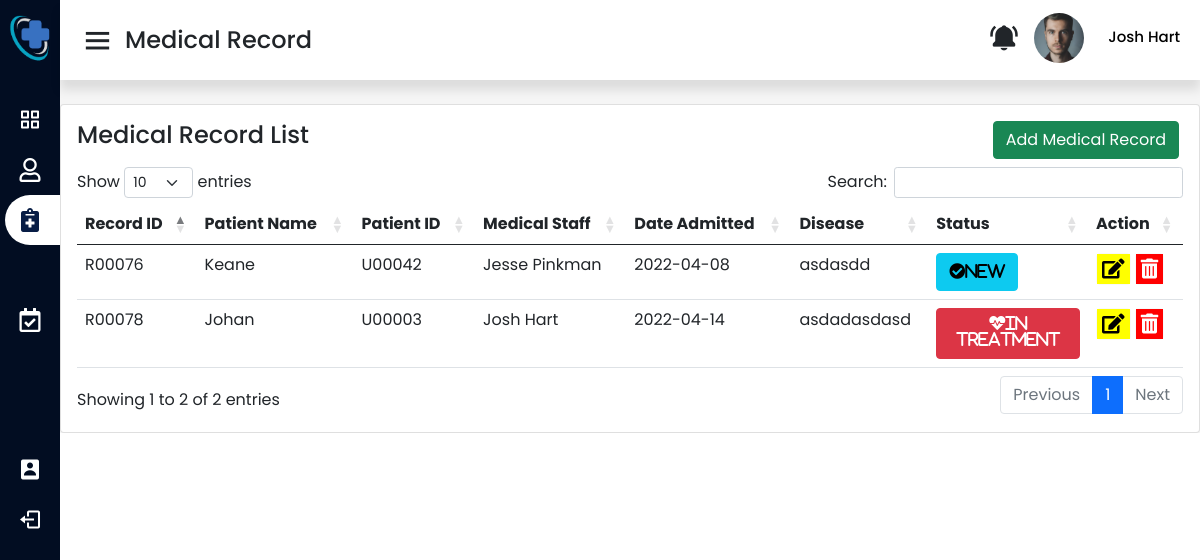
Page /staffMedrec.php (signed in) on the committed database.
### tables this page shows
CREATE TABLE `staff` (
  `staffPrefix` varchar(1) NOT NULL DEFAULT 'S',
  `staffId` int(5) UNSIGNED ZEROFILL NOT NULL,
  `staffName` varchar(50) NOT NULL,
  `staffEmail` varchar(50) NOT NULL,
  `staffPassword` varchar(50) NOT NULL,
  `staffPosition` varchar(50) NOT NULL,
  `staffDepartment` varchar(50) NOT NULL,
  `staffUsertype` varchar(50) NOT NULL DEFAULT 'staff',
  `staffPhone_number` varchar(50) NOT NULL,
  `staffGender` varchar(50) NOT NULL,
  `staffAddress` varchar(50) NOT NULL,
  `staffBirthdate` date NOT NULL,
  `staffImage_status` int(11) NOT NULL,
  `staffBiography` varchar(256) NOT NULL,
  `staffQualification` varchar(256) NOT NULL
);

CREATE TABLE `medrec` (
  `recPrefix` varchar(1) NOT NULL DEFAULT 'R',
  `recID` int(5) UNSIGNED ZEROFILL NOT NULL,
  `userID` int(5) UNSIGNED ZEROFILL NOT NULL,
  `staffID` int(5) UNSIGNED ZEROFILL NOT NULL,
  `recDate` date NOT NULL,
  `recDisease` varchar(100) NOT NULL,
  `recStatus` varchar(100) NOT NULL
);

CREATE TABLE `user` (
  `userPrefix` varchar(10) NOT NULL DEFAULT 'U',
  `userId` int(5) UNSIGNED ZEROFILL NOT NULL,
  `userName` varchar(50) NOT NULL,
  `userEmail` varchar(50) NOT NULL,
  `userPassword` varchar(50) NOT NULL,
  `usertype` varchar(50) NOT NULL DEFAULT 'user',
  `userDate_created` date NOT NULL DEFAULT current_timestamp(),
  `userPhone_number` varchar(50) NOT NULL,
  `userGender` varchar(50) NOT NULL,
  `userBirthdate` date NOT NULL,
  `userAddress` varchar(50) NOT NULL,
  `userImage_status` int(11) NOT NULL
);

### staffMedrec.php (the view, shortened to what this page needs)
<?php
include 'connection.php';
?>
<!DOCTYPE html>
<head>
  <?php include('asset/includes/cssCDN.php'); ?>
  <link rel="stylesheet" href="asset/css/staffstyle.css">
  <link rel="stylesheet" href="asset/css/navbar.css">
</head>
<body>
  <?php $page = 'staffMedrec';
  include('asset/includes/staffSideBar.php'); ?>
  <section class="home-section ">
    <nav>
      <div class="sidebar-button">
        <i class='bx bx-menu sidebarBtn'></i>
        <span class="dashboard">Medical Record</span>
      </div>
      <div class="right-nav">
        <div class="right noti-bell my-auto">
          <i class='bx bxs-bell-ring'></i>
        </div>
        <div class="profile dropdown">
          <div>
            <?php
            $currentUser = $_SESSION['staffId'];
            $sql = "SELECT * FROM staff WHERE staffId ='$currentUser'";
            $result = mysqli_query($data, $sql);
            if ($result) {
              while ($row = mysqli_fetch_assoc($result)) {
                $prefix = $row['staffPrefix'];
                $id = $row['staffId'];
                $imageStatus = $row['staffImage_status'];
                if ($imageStatus == 1) {
                  echo "<img src='upload/profile" . $prefix . $id . ".jpg'>";
                } else {
                  echo "<img src='asset/image/short-emp.jpg'>";
                }
              }
            }
            ?>
            <?php
            $currentUser = $_SESSION['staffId'];
            $sql = "SELECT * FROM staff WHERE staffId ='$currentUser'";
            $result = mysqli_query($data, $sql);
            if ($result) {
              while ($row = mysqli_fetch_assoc($result)) {
                $staffName = $row['staffName'];
            ?>
                <span class="profile_name"><?php echo $staffName ?></span>
            <?php }
            } ?>
          </div>
        </div>
      </div>
    </nav>
    <div class="home-content">
      <div class="col-lg-12 grid-margin stretch-card">
        <div class="card">
          <div class="card-body">
            <div class="row mb-2">
              <div class="col-lg-5">
                <h4 class="card-title">Medical Record List</h4>
              </div>
              <div class="col-lg-7">
                <div class="d-flex flex-row-reverse">
                  <div class="mx-1">
                    <button type="button" class="btn btn-success float-right" data-bs-toggle="modal" data-bs-target="#addData">
                      Add Medical Record
                    </button>
                  </div>
                </div>
              </div>
            </div>
            <div class="table-responsive table-medRec">
              <table class="table table-hover table-condensed" id="dataTableID" style="width:100%">
                <thead>
                  <tr>
                    <th>Record ID</th>
                    <th> Patient Name </th>
                    <th> Patient ID </th>
                    <th>Medical Staff</th>
                    <th> Date Admitted</th>
                    <th> Disease </th>
                    <th> Status </th>
                    <th> Action </th>
                  </tr>
                </thead>
                <tbody>
                  <?php
                  $viewSql = "SELECT * FROM `medrec` INNER JOIN  `user` ON  medrec.userID = user.userId
                  INNER JOIN `staff`  ON  medrec.staffID=staff.staffId";
                  $result = mysqli_query($data, $viewSql);
                  while ($row = mysqli_fetch_assoc($result)) {
                    $rpre = $row['recPrefix'];
                    $rid = $row['recID'];
                    $uid = $row['userID'];
                    $name = $row['userName'];
                    $upre = $row['userPrefix'];
                    $sname = $row['staffName'];
                    $dis = $row['recDisease'];
                    $date = $row['recDate'];
                    $status = $row['recStatus'];
                    if ($status == "New") {
                      $color = "btn-info";
                      $logo = "fa-check-circle";
                    } else if ($status == "In Treatment") {
                      $color = "btn-danger";
                      $logo = "fa-heartbeat";
                    } else if ($status == "Recovered") {
                      $color = "btn-success";
                      $logo = "fa-check-circle";
                    }
                  ?>
                    <tr>
                      <td><?php echo $rpre . "" . $rid; ?></td>
                      <td><?php echo $name; ?></td>
                      <td><?php echo $upre . "" . $uid; ?></td>
                      <td><?php echo $sname; ?></td>
                      <td><?php echo $date; ?></td>
                      <td><?php echo $dis; ?></td>
                      <td>
                        <button type="button" class="btn <?php echo $color; ?>">
                          <i class="fas <?php echo $logo; ?>"><?php echo $status; ?></i>
                        </button>
                      </td>
                      <td class="action-button">
                        <button type="button" class="btn btn-light" data-bs-toggle="modal" data-bs-target="#editData<?php echo $rid; ?>">
                          <i class="fas fa-edit"></i></button>
                        <button type="button" class="btn btn-light" data-bs-toggle="modal" data-bs-target="#deleteData<?php echo $rid; ?>">
                          <i class="fas fa-trash-alt"></i></button>
                      </td>
                    </tr>
                  <?php  }
                  ?>
                </tbody>
              </table>
            </div>
          </div>
        </div>
      </div>
    </div>
  </section>
</body>
</html>

### asset/css/staffstyle.css (style rules this page uses)
* { margin: 0; padding: 0; box-sizing: border-box; font-family: "Poppins", sans-serif; }
body { overflow-x: hidden; }
.home-section .home-content { position: relative; padding-top: 104px; }
.home-section .home-content .action-button .fa-edit { background-color: yellow; color: black; font-size: 20px; padding: 5px; }
.home-section .home-content .action-button .fa-trash-alt { background-color: red; color: white; font-size: 20px; padding: 5px; }
.home-section .home-content .action-button button { padding: 0; }

### asset/css/navbar.css (style rules this page uses)
.home-section { position: relative; background: #f5f5f5; min-height: 20px; height: 100%; width: calc(100% - 220px); left: 220px; transition: all 0.5s ease; overflow-y: auto; }
.home-section nav { display: flex; justify-content: space-between; height: 80px; background: #fff; display: flex; align-items: center; position: fixed; width: calc(100% - 220px); left: 220px; z-index: 100; padding: 0 20px; box-shadow: 0 10px 10px rgba(0, 0, 0, 0.1); transition: all 0.5s ease; }
.home-section nav .sidebar-button { display: flex; align-items: center; font-size: 24px; font-weight: 500; }
nav .sidebar-button i { font-size: 35px; margin-right: 10px; }
nav .right-nav { display: flex; }
nav .right-nav i { font-size: 30px; }
nav .right-nav .right { float: left; padding: 10px; }
nav .right-nav .profile img { border-radius: 50%; width: 50px; height: 50px; object-fit: cover; margin-left: 5px; margin-right: 10px; }
nav .right-nav .profile .profile_name { color: rgb(0, 0, 0); font-size: 15px; white-space: nowrap; font-weight: 500; margin-left: 10px; }
@media (max-width: 1240px) { .home-section { width: calc(100% - 60px); left: 60px; } }
@media (max-width: 1240px) { .home-section nav { width: calc(100% - 60px); left: 60px; } }

### rows in the picture
staff: staffImage_status 1 (drawn), staffName "Josh Hart"
medrec: recPrefix "R", recID "00076", userID.userName "Keane", userID.userPrefix "U", userID "00042", staffID.staffName "Jesse Pinkman", recDate "2022-04-08", recDisease "asdasdd", recStatus "New"
medrec: recPrefix "R", recID "00078", userID.userName "Johan", userID.userPrefix "U", userID "00003", staffID.staffName "Josh Hart", recDate "2022-04-14", recDisease "asdadasdasd", recStatus "In Treatment"
